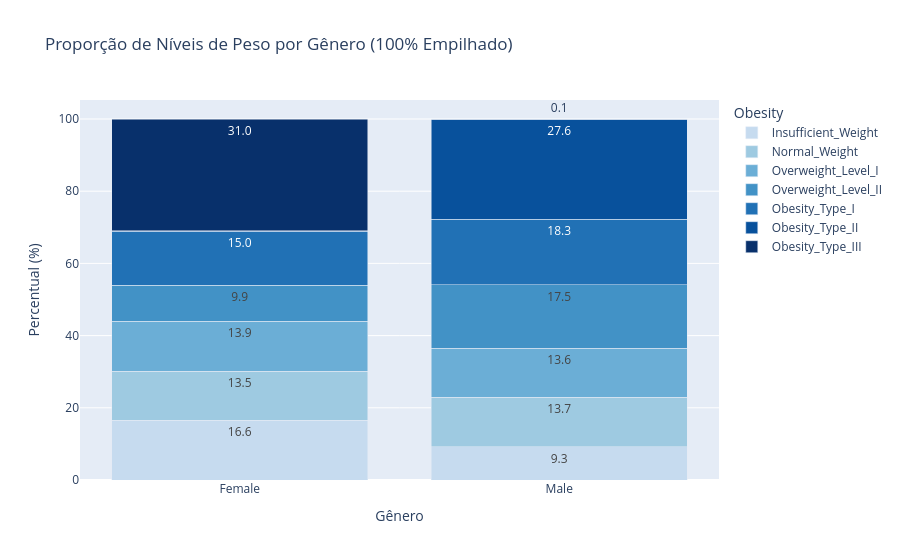

This figure's notebook cell:
### Markdown cell above
### Proporção de Níveis de Peso por Gênero (100% Empilhado)

### Code cell
# =======================================================
# Distribuição de Gênero pela Obesidade (100% Empilhado)
# =======================================================
# Calculando a proporção interna (100%) por gênero
df_gender = obesidade.groupby(['Gender', 'Obesity']).size().reset_index(name='Count')
df_gender['Percentual'] = df_gender.groupby('Gender')['Count'].transform(lambda x: (x / x.sum()) * 100)

fig_gender = px.bar(
    df_gender, 
    x='Gender', 
    y='Percentual', 
    color='Obesity', 
    color_discrete_map=mapa_cores, 
    category_orders={'Obesity': ordem_peso},
    text_auto='.1f',
    title='Proporção de Níveis de Peso por Gênero (100% Empilhado)'
)
fig_gender.update_layout(
    xaxis_title='Gênero', 
    yaxis_title='Percentual (%)',
    barmode='stack'
)
fig_gender.show()

### Figure 1 — Plotly figure (JSON) as saved in the notebook; plotly's stock layout.template omitted (floating-point values rounded to 4 significant figures)
{"data": [{"hovertemplate": "Obesity=Insufficient_Weight<br>Gender=%{x}<br>Percentual=%{y}<extra></extra>", "legendgroup": "Insufficient_Weight", "marker": {"color": "#c6dbef", "pattern": {"shape": ""}}, "name": "Insufficient_Weight", "orientation": "v", "showlegend": true, "textposition": "auto", "texttemplate": "%{y:.1f}", "type": "bar", "x": ["Female", "Male"], "xaxis": "x", "y": [16.59, 9.27], "yaxis": "y"}, {"hovertemplate": "Obesity=Normal_Weight<br>Gender=%{x}<br>Percentual=%{y}<extra></extra>", "legendgroup": "Normal_Weight", "marker": {"color": "#9ecae1", "pattern": {"shape": ""}}, "name": "Normal_Weight", "orientation": "v", "showlegend": true, "textposition": "auto", "texttemplate": "%{y:.1f}", "type": "bar", "x": ["Female", "Male"], "xaxis": "x", "y": [13.52, 13.67], "yaxis": "y"}, {"hovertemplate": "Obesity=Overweight_Level_I<br>Gender=%{x}<br>Percentual=%{y}<extra></extra>", "legendgroup": "Overweight_Level_I", "marker": {"color": "#6baed6", "pattern": {"shape": ""}}, "name": "Overweight_Level_I", "orientation": "v", "showlegend": true, "textposition": "auto", "texttemplate": "%{y:.1f}", "type": "bar", "x": ["Female", "Male"], "xaxis": "x", "y": [13.9, 13.58], "yaxis": "y"}, {"hovertemplate": "Obesity=Overweight_Level_II<br>Gender=%{x}<br>Percentual=%{y}<extra></extra>", "legendgroup": "Overweight_Level_II", "marker": {"color": "#4292c6", "pattern": {"shape": ""}}, "name": "Overweight_Level_II", "orientation": "v", "showlegend": true, "textposition": "auto", "texttemplate": "%{y:.1f}", "type": "bar", "x": ["Female", "Male"], "xaxis": "x", "y": [9.875, 17.51], "yaxis": "y"}, {"hovertemplate": "Obesity=Obesity_Type_I<br>Gender=%{x}<br>Percentual=%{y}<extra></extra>", "legendgroup": "Obesity_Type_I", "marker": {"color": "#2171b5", "pattern": {"shape": ""}}, "name": "Obesity_Type_I", "orientation": "v", "showlegend": true, "textposition": "auto", "texttemplate": "%{y:.1f}", "type": "bar", "x": ["Female", "Male"], "xaxis": "x", "y": [14.96, 18.26], "yaxis": "y"}, {"hovertemplate": "Obesity=Obesity_Type_II<br>Gender=%{x}<br>Percentual=%{y}<extra></extra>", "legendgroup": "Obesity_Type_II", "marker": {"color": "#08519c", "pattern": {"shape": ""}}, "name": "Obesity_Type_II", "orientation": "v", "showlegend": true, "textposition": "auto", "texttemplate": "%{y:.1f}", "type": "bar", "x": ["Female", "Male"], "xaxis": "x", "y": [0.1918, 27.62], "yaxis": "y"}, {"hovertemplate": "Obesity=Obesity_Type_III<br>Gender=%{x}<br>Percentual=%{y}<extra></extra>", "legendgroup": "Obesity_Type_III", "marker": {"color": "#08306b", "pattern": {"shape": ""}}, "name": "Obesity_Type_III", "orientation": "v", "showlegend": true, "textposition": "auto", "texttemplate": "%{y:.1f}", "type": "bar", "x": ["Female", "Male"], "xaxis": "x", "y": [30.97, 0.09363], "yaxis": "y"}], "layout": {"barmode": "stack", "legend": {"title": {"text": "Obesity"}, "tracegroupgap": 0}, "title": {"text": "Proporção de Níveis de Peso por Gênero (100% Empilhado)"}, "xaxis": {"anchor": "y", "domain": [0, 1], "title": {"text": "Gênero"}}, "yaxis": {"anchor": "x", "domain": [0, 1], "title": {"text": "Percentual (%)"}}}}
